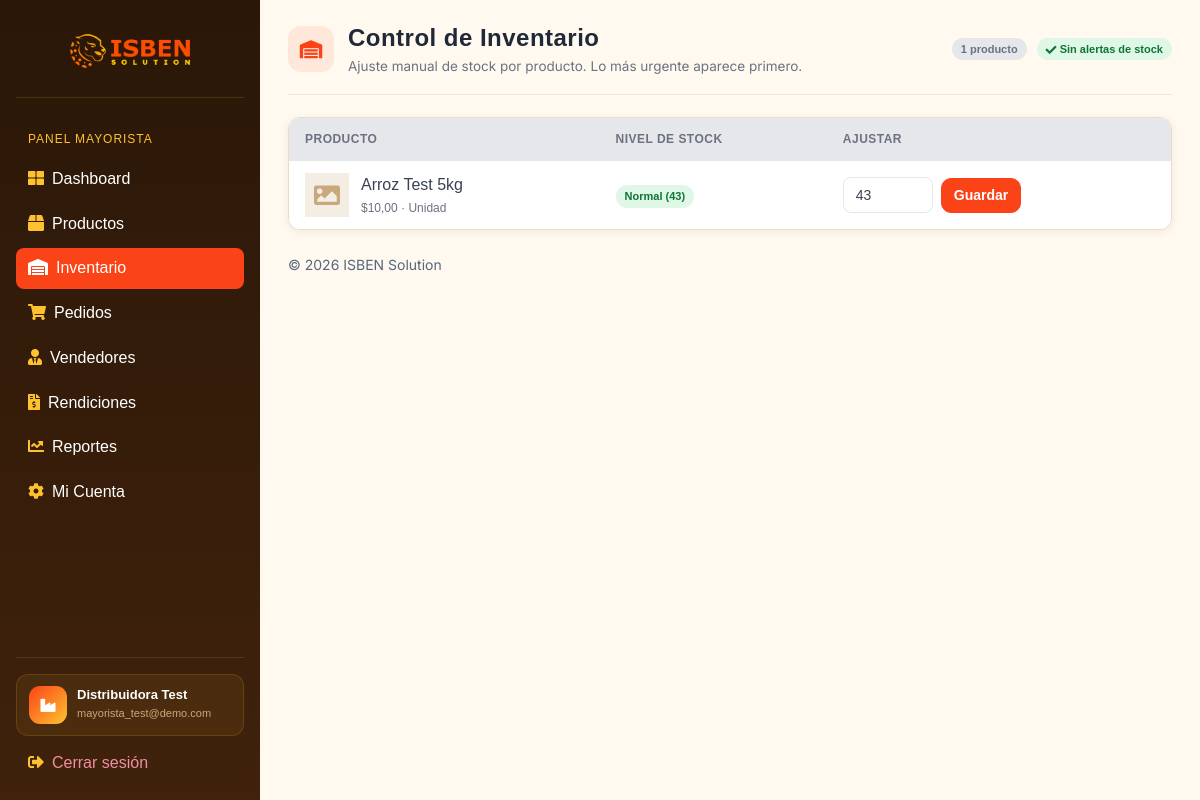
Before: /mayorista/inventario/ (signed in) with the older database file.
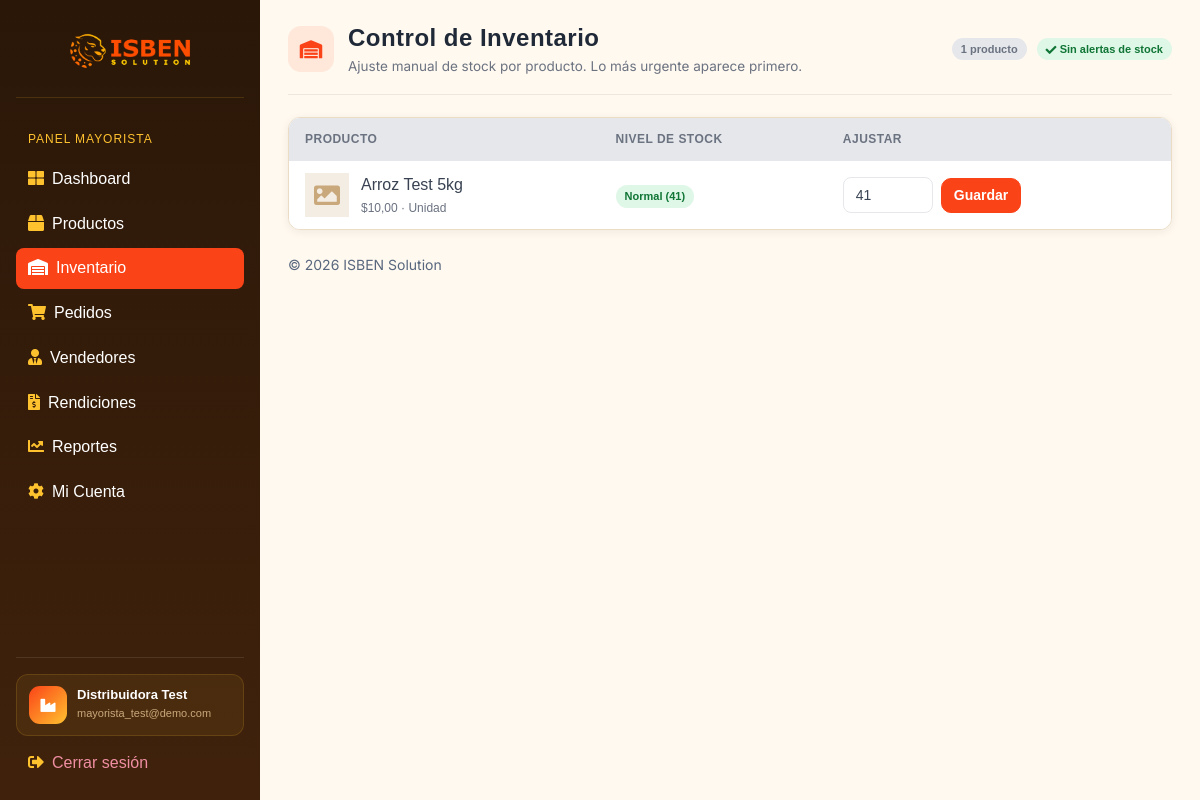
After: the same page with the newer database file.
### appDjango/models.py (models this page shows, shortened)
class Producto(models.Model):
    UNIDAD_CHOICES = [
        ("unidad", "Unidad"),
        ("caja", "Caja"),
        ("kg", "Kilogramo"),
    ]
    mayorista = models.ForeignKey(
        Mayorista, on_delete=models.CASCADE, related_name="productos"
    )
    nombre = models.CharField(max_length=255)
    foto_url = models.TextField()
    precio = models.DecimalField(max_digits=10, decimal_places=2)
    stock = models.PositiveIntegerField(default=0)
    minimo_compra = models.PositiveIntegerField(default=1)
    unidad = models.CharField(max_length=20, choices=UNIDAD_CHOICES, default="unidad")
    activo = models.BooleanField(default=True)

### appDjango/views.py (the view, shortened to what this page needs)
@mayorista_required
def mayorista_inventario(request):
    productos = Producto.objects.filter(mayorista=request.mayorista).order_by(
        "stock", "nombre"
    )
    total_productos = productos.count()
    criticos = productos.filter(stock__lt=STOCK_CRITICO).count()
    return render(
        request,
        "mayorista/inventario.html",
        {
            "productos": productos,
            "stock_critico": STOCK_CRITICO,
            "total_productos": total_productos,
            "criticos": criticos,
        },
    )

### appDjango/templates/mayorista/inventario.html (shortened to what this page needs)
{% extends 'layouts/base.html' %}
{% block content %}
  <div class="pagina-cabecera">
    <div class="pagina-cabecera-titulo">
      <div class="pagina-cabecera-icono"><i class="fas fa-warehouse"></i></div>
      <div>
        <h1>Control de Inventario</h1>
        <p class="subtitulo">Ajuste manual de stock por producto. Lo más urgente aparece primero.</p>
      </div>
    </div>
    <div class="pagina-cabecera-acciones">
      <span class="portal-badge portal-badge-gray">{{ total_productos }} producto{{ total_productos|pluralize }}</span>
      {% if criticos > 0 %}
        <span class="portal-badge portal-badge-red"><i class="fas fa-exclamation-triangle"></i>&nbsp;{{ criticos }} en estado crítico</span>
      {% else %}
        <span class="portal-badge portal-badge-green"><i class="fas fa-check"></i>&nbsp;Sin alertas de stock</span>
      {% endif %}
    </div>
  </div>
  <div class="table-card">
    <table>
      <thead>
        <tr><th>Producto</th><th>Nivel de stock</th><th>Ajustar</th></tr>
      </thead>
      <tbody>
        {% for producto in productos %}
          <tr {% if producto.stock < stock_critico %}class="fila-critica"{% endif %}>
            <td>
              <div class="inv-producto">
                <div>
                  <strong>{{ producto.nombre }}</strong>
                  <div class="inv-meta">${{ producto.precio }} · {{ producto.get_unidad_display }}{% if not producto.activo %} · <span class="portal-badge portal-badge-gray">Inactivo</span>{% endif %}</div>
                </div>
              </div>
            </td>
            <td>
              {% if producto.stock < stock_critico %}
                <span class="portal-badge portal-badge-red">Agotándose ({{ producto.stock }})</span>
              {% elif producto.stock < 20 %}
                <span class="portal-badge portal-badge-amber">Bajo ({{ producto.stock }})</span>
              {% else %}
                <span class="portal-badge portal-badge-green">Normal ({{ producto.stock }})</span>
              {% endif %}
            </td>
            <td>
              <form method="post" class="portal-qty-control">
                <input type="number" name="stock" value="{{ producto.stock }}" min="0" style="width:90px;">
                <button type="submit" class="btn btn-primary" style="padding:6px 12px;">Guardar</button>
              </form>
            </td>
          </tr>
        {% empty %}
          <tr><td colspan="3">No hay productos registrados.</td></tr>
        {% endfor %}
      </tbody>
    </table>
  </div>
{% endblock %}

Changed rows visible on the page:
changed Producto "Arroz Test 5kg": stock "43" → "41"
